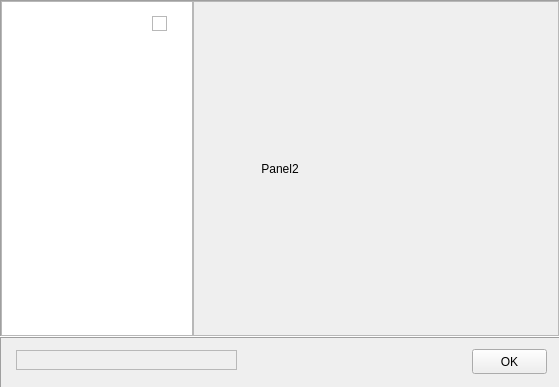
<?xml version="1.0" encoding="UTF-8"?>
<ui version="4.0">
 <class>Dni_form</class>
 <widget class="QWidget" name="Dni_form">
  <property name="geometry">
   <rect>
    <x>157</x>
    <y>146</y>
    <width>560</width>
    <height>388</height>
   </rect>
  </property>
  <property name="toolTip">
   <string></string>
  </property>
  <property name="windowTitle">
   <string></string>
  </property>
  <widget class="QLabel" name="Panel1">
   <property name="geometry">
    <rect>
     <x>0</x>
     <y>337</y>
     <width>560</width>
     <height>51</height>
    </rect>
   </property>
   <property name="text">
    <string></string>
   </property>
   <property name="enabled">
    <bool>true</bool>
   </property>
   <property name="alignment">
    <enum>Qt::AlignCenter</enum>
   </property>
   <property name="layoutDirection">
    <enum>Qt::LeftToRight</enum>
   </property>
   <property name="toolTip">
    <string></string>
   </property>
   <property name="frameShape">
    <enum>QFrame::Panel</enum>
   </property>
   <property name="frameShadow">
    <enum>QFrame::Sunken</enum>
   </property>
   <widget class="QFrame" name="AdvancedBar1">
    <property name="geometry">
     <rect>
      <x>16</x>
      <y>13</y>
      <width>221</width>
      <height>20</height>
     </rect>
    </property>
    <property name="frameShape">
     <enum>QFrame::StyledPanel</enum>
    </property>
   </widget>
   <widget class="QPushButton" name="Button1">
    <property name="geometry">
     <rect>
      <x>472</x>
      <y>12</y>
      <width>75</width>
      <height>25</height>
     </rect>
    </property>
    <property name="text">
     <string>OK</string>
    </property>
    <property name="enabled">
     <bool>true</bool>
    </property>
    <property name="flat">
     <bool>false</bool>
    </property>
    <property name="toolTip">
     <string></string>
    </property>
   </widget>
  </widget>
  <widget class="QLabel" name="Panel2">
   <property name="geometry">
    <rect>
     <x>0</x>
     <y>0</y>
     <width>560</width>
     <height>337</height>
    </rect>
   </property>
   <property name="text">
    <string>Panel2</string>
   </property>
   <property name="enabled">
    <bool>true</bool>
   </property>
   <property name="alignment">
    <enum>Qt::AlignCenter</enum>
   </property>
   <property name="layoutDirection">
    <enum>Qt::LeftToRight</enum>
   </property>
   <property name="toolTip">
    <string></string>
   </property>
   <property name="frameShape">
    <enum>QFrame::Panel</enum>
   </property>
   <property name="frameShadow">
    <enum>QFrame::Sunken</enum>
   </property>
   <widget class="QFrame" name="BarGraph1">
    <property name="geometry">
     <rect>
      <x>193</x>
      <y>1</y>
      <width>366</width>
      <height>335</height>
     </rect>
    </property>
    <property name="frameShape">
     <enum>QFrame::StyledPanel</enum>
    </property>
   </widget>
   <widget class="QListWidget" name="ListBox1">
    <property name="geometry">
     <rect>
      <x>1</x>
      <y>1</y>
      <width>192</width>
      <height>335</height>
     </rect>
    </property>
    <property name="enabled">
     <bool>true</bool>
    </property>
    <property name="toolTip">
     <string></string>
    </property>
   </widget>
  </widget>
  <widget class="QFrame" name="Timer1">
   <property name="geometry">
    <rect>
     <x>152</x>
     <y>16</y>
     <width>15</width>
     <height>15</height>
    </rect>
   </property>
   <property name="frameShape">
    <enum>QFrame::StyledPanel</enum>
   </property>
  </widget>
 </widget>
</ui>
